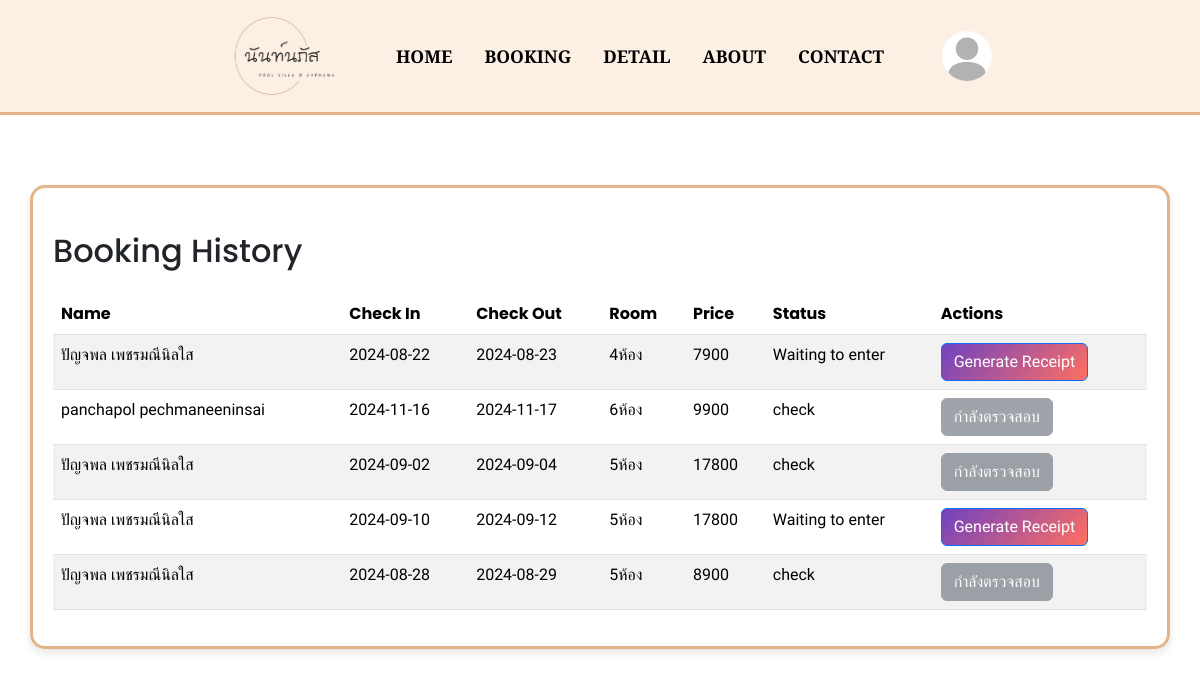
Page /booking_history.php (signed in) on the earlier database version.
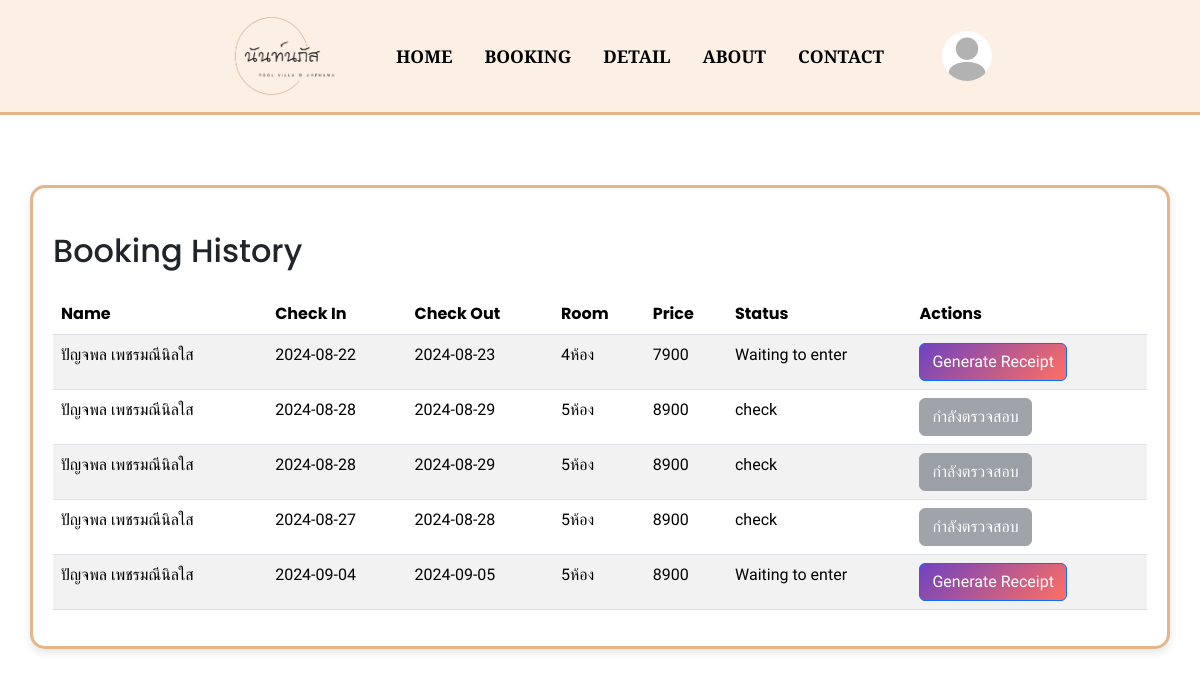
Same page on the later database version.
### tables this page shows
CREATE TABLE `orders_db` (
  `id` int(11) NOT NULL,
  `name` varchar(255) NOT NULL,
  `price` int(11) NOT NULL,
  `people` int(11) NOT NULL,
  `checkin` date NOT NULL,
  `checkout` date NOT NULL,
  `status` varchar(255) NOT NULL,
  `phone` varchar(255) NOT NULL,
  `room` varchar(255) NOT NULL,
  `firstname` varchar(255) NOT NULL,
  `lastname` varchar(255) NOT NULL,
  `slip` text NOT NULL,
  `user_id` varchar(255) NOT NULL
);

### booking_history.php (the view, shortened to what this page needs)
<?php
$servername = "localhost";
$username = "u642212680_poolvilla";
$password = "0613989655Za";
$dbname = "u642212680_poolvilla";
$conn = new mysqli($servername, $username, $password, $dbname);
if (isset($_SESSION['user_id'])) {
    $user_id = $_SESSION['user_id'];
    $query = "SELECT profile_picture FROM login_user WHERE id = ?";
    $stmt = $conn->prepare($query);
    $stmt->bind_param("i", $user_id);
    $stmt->execute();
    $result = $stmt->get_result();
    $query = "SELECT id, checkin, checkout, room, price, name, status FROM orders_db WHERE user_id = ?";
    $stmt = $conn->prepare($query);
    $stmt->bind_param("i", $user_id);
    $stmt->execute();
    $result = $stmt->get_result();
}
?>
<!DOCTYPE html>
<html lang="en">
<head>
    <link href="https://cdn.jsdelivr.net/npm/bootstrap@5.3.3/dist/css/bootstrap.min.css" rel="stylesheet">
    <link rel="stylesheet" href="css/book_his.css">
</head>
<body>
<?php include 'nav.php'; ?>
<div class="container">
    <h2 class="mt-4">Booking History</h2>
    <table class="table table-striped mt-4">
        <thead>
            <tr>
                <th>Name</th>
                <th>Check In</th>
                <th>Check Out</th>
                <th>Room</th>
                <th>Price</th>
                <th>Status</th>
                <th>Actions</th>
            </tr>
        </thead>
        <tbody>
            <?php if ($result->num_rows > 0): ?>
                <?php while ($row = $result->fetch_assoc()): ?>
                    <tr>
                        <td><?php echo $row['name'];  ?></td>
                        <td><?php echo $row['checkin']; ?></td>
                        <td><?php echo $row['checkout']; ?></td>
                        <td><?php echo $row['room']; ?></td>
                        <td><?php echo $row['price']; ?></td>
                        <td><?php echo $row['status']; ?></td>
                        <td>
    <?php if ($row['status'] === 'check'): ?>
        <button type="button" class="btn btn-secondary" disabled>กำลังตรวจสอบ</button>
    <?php else: ?>
        <form action="generate_receipt.php" method="post" target="_blank">
            <button type="submit" class="btn btn-primary">Generate Receipt</button>
        </form>
    <?php endif; ?>
</td>
                    </tr>
                <?php endwhile; ?>
            <?php else: ?>
                <tr>
                    <td colspan="7">No bookings found.</td>
                </tr>
            <?php endif; ?>
        </tbody>
    </table>
</div>
</body>
</html>

Differences in the rows shown:
removed orders_db: name "panchapol pechmaneeninsai", checkin "2024-11-16", checkout "2024-11-17", room "6ห้อง", price "9900", status "check", shows "กำลังตรวจสอบ"
removed orders_db: name "ปัญจพล เพชรมณีนิลใส", checkin "2024-09-02", checkout "2024-09-04", room "5ห้อง", price "17800", status "check", shows "กำลังตรวจสอบ"
removed orders_db: name "ปัญจพล เพชรมณีนิลใส", checkin "2024-09-10", checkout "2024-09-12", room "5ห้อง", price "17800", status "Waiting to enter"
added orders_db: name "ปัญจพล เพชรมณีนิลใส", checkin "2024-08-28", checkout "2024-08-29", room "5ห้อง", price "8900", status "check", shows "กำลังตรวจสอบ"
added orders_db: name "ปัญจพล เพชรมณีนิลใส", checkin "2024-08-27", checkout "2024-08-28", room "5ห้อง", price "8900", status "check", shows "กำลังตรวจสอบ"
added orders_db: name "ปัญจพล เพชรมณีนิลใส", checkin "2024-09-04", checkout "2024-09-05", room "5ห้อง", price "8900", status "Waiting to enter"
